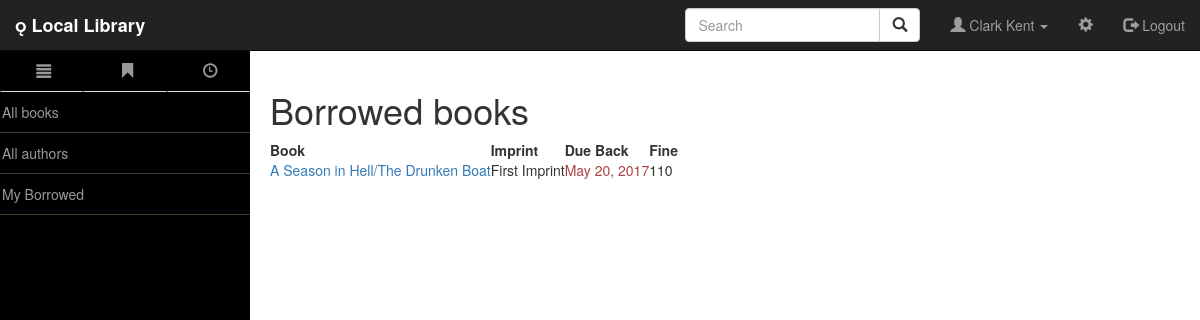
The page /catalog/mybooks/ (signed in) on the database as committed earlier.
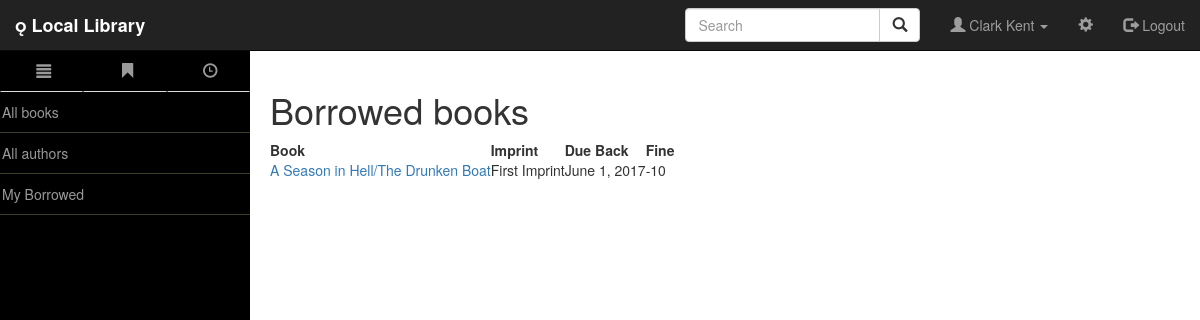
The same page on the database as committed later.
### catalog/models.py (models this page shows, shortened)
class BookInstance(models.Model):
    id = models.UUIDField(primary_key=True,default=uuid.uuid4, help_text="Unique id for this particular book accross whole library")
    book = models.ForeignKey('Book',on_delete=models.SET_NULL, null=True)
    imprint = models.CharField(max_length=200)
    due_back = models.DateField(blank=True, null=True)
    borrower = models.ForeignKey(User,on_delete=models.SET_NULL,blank=True, null=True)
    LOAN_STATUS = (
        ('d', 'Maintenance'),
        ('o', 'On Loan'),
        ('a', 'Available'),
        ('r', 'Reserved'),
    )
    status = models.CharField(max_length=1,choices=LOAN_STATUS, default = 'd' ,blank=True, help_text='book availability')
    class Meta:
        permissions = (('can_mark_returned',"Set book as returned"),)
        ordering = ["due_back"]
    @property
    def is_overdue(self):
        if date.today() > self.due_back:
            return True
        else:
            return False

class Book(models.Model):
    title = models.CharField(max_length=200)
    author = models.ForeignKey("Author",on_delete=models.SET_NULL,null=True)
    summary = models.TextField(max_length=1000,help_text="Enter the brief description of book")
    isbn = models.CharField('ISBN',max_length=13,help_text='13 Character <a href="https://www.isbn-international.org/content/what-isbn">ISBN number</a>')
    genere = models.ManyToManyField('Genere',help_text='Select a genere for book')
    language = models.ForeignKey('Language', on_delete=models.SET_NULL, null=True)
    class Meta:
        __module__= '__name__'
    def display_genere(self):
        """
        Creates a string for the Genre. This is required to display genre in Admin.
        """
        return ", ".join([genere.name for genere in self.genere.all()[:3]])
    display_genere.short_description = 'Genere'

### catalog/views.py (the view)
class LoanedBooksByUserListView(generic.ListView):
    model = BookInstance
    template_name = 'catalog/book_instance_list_borrowed_user.html'
    paginate_by = 10
    def get_queryset(self):
        return BookInstance.objects.filter(borrower = self.request.user).filter(status__exact='o').order_by('due_back')

### catalog/templatetags/myfilters.py (called while the page is built)
@register.filter(name='fine')
def fine(value):
    return (datetime.now().date() - value ).days *10

### catalog/templates/catalog/book_instance_list_borrowed_user.html
{% extends "base_generic.html" %}
{% load myfilters %}
{% block content %}
    <h1>Borrowed books</h1>
    {% if bookinstance_list %}
       <table data-toggle="table">
            <tr>
                <th>Book</th>
                <th>Imprint</th>
                <th>Due Back</th>
                <th>Fine</th>
            </tr>
            {% for bookinst in bookinstance_list %}
                <tr>
                    <td> <a href="{% url 'book-detail' bookinst.book.pk %}">{{bookinst.book.title}}</a> </td>
                    <td> {{ bookinst.imprint }} </td>
                    <td class="{% if bookinst.is_overdue %}text-danger{% endif %}"> {{ bookinst.due_back }} </td>
                    <td> {{ bookinst.due_back|fine }} </td>
                </tr>
            {% endfor %}
        </table>
    {% else %}
      <p>There are no books borrowed.</p>
    {% endif %}
{% endblock %}

Rows that differ between the two databases and show on the page:
changed BookInstance "First Imprint": due_back "May 20, 2017" → "June 1, 2017"; due_back|fine "110" → "-10"
